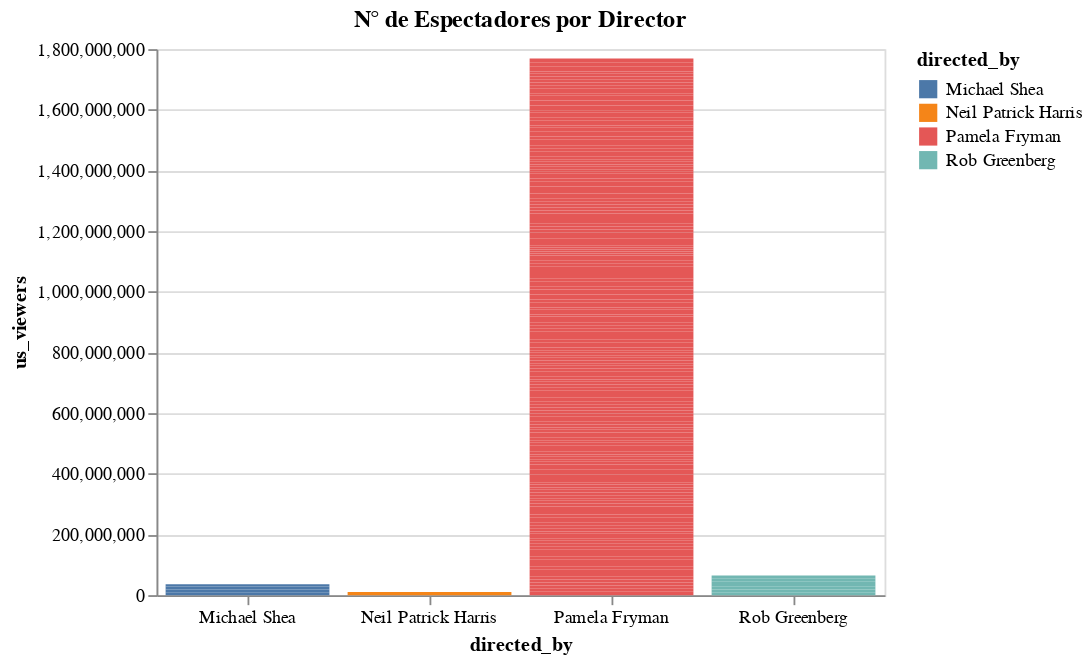

Write notebook code for a chart like this one.
### Code cell
alt.Chart(imdb_episodes).mark_bar().configure_axis(
    labelAngle=0
).encode(
    x='directed_by',
    y='us_viewers',
    color='directed_by'
).properties(title= "N° de Espectadores por Director", height=300, width=400)

### Figure 1 — Vega-Lite specification as saved in the notebook (floating-point values rounded to 4 significant figures; data arrays with more than 128 entries replaced by an {"elided": "..."} marker saying what was removed)
{"config": {"view": {"continuousWidth": 400, "continuousHeight": 300}, "axis": {"labelAngle": 0}}, "data": {"name": "data-3635147cc86f6a19c6d185ebfa84699e"}, "mark": "bar", "encoding": {"color": {"field": "directed_by", "type": "nominal"}, "x": {"field": "directed_by", "type": "nominal"}, "y": {"field": "us_viewers", "type": "quantitative"}}, "height": 300, "title": "N° de Espectadores por Director", "width": 400, "$schema": "https://vega.github.io/schema/vega-lite/v4.17.0.json", "datasets": {"data-3635147cc86f6a19c6d185ebfa84699e": {"elided": "208 records"}}}
